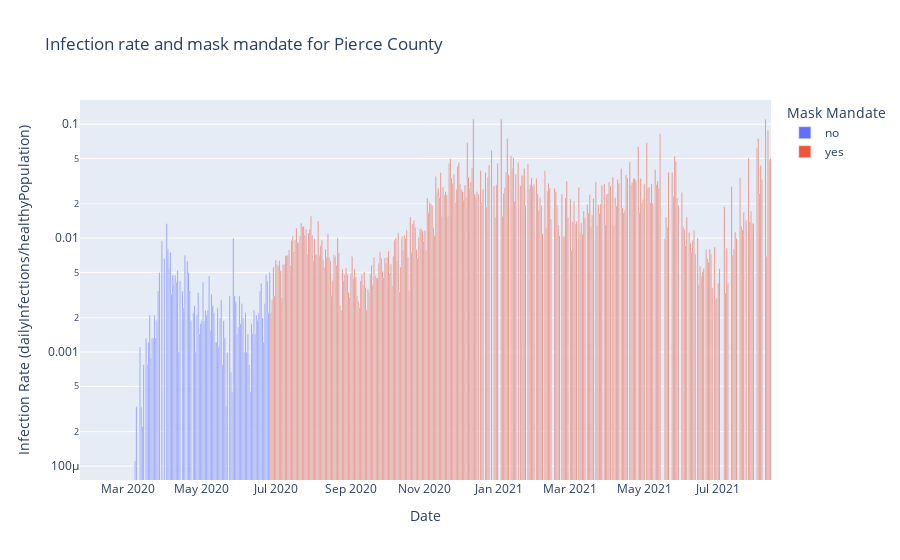

The notebook cell saved with this chart:
### Markdown cell above
The visualization is not conclusive. While we do see a decline in infection rate after the mandate comes into effect, the best we can do is note the association. The model is extremely simple, and almost certianly misses important, causal variables.

### Code cell
#print(p_cases.head())
p_cases['date'] = pd.to_datetime(p_cases['date'])
p_cases_clipped = p_cases.query("date <= '2021-8-13'")
print(type(p_cases_clipped['date'].iloc[0]))
p_cases_clipped['mask_mandate'] = p_cases_clipped.apply(lambda x: "yes" if x['date'] > pd.Timestamp("2020-06-26") else "no", axis=1)

px.bar(p_cases_clipped.sort_values(by="date"), 
        x="date", y="infection_rate", color="mask_mandate", 
        title="Infection rate and mask mandate for Pierce County", 
        labels={
            "date": "Date",
            "infection_rate": "Infection Rate (dailyInfections/healthyPopulation)",
            "mask_mandate": "Mask Mandate",
        },
        log_y=True).show()

### Figure 1 — Plotly figure (JSON) as saved in the notebook; plotly's stock layout.template omitted (floating-point values rounded to 4 significant figures; data arrays with more than 128 entries replaced by an {"elided": "..."} marker saying what was removed)
{"data": [{"alignmentgroup": "True", "hovertemplate": "Mask Mandate=no<br>Date=%{x}<br>Infection Rate (dailyInfections/healthyPopulation)=%{y}<extra></extra>", "legendgroup": "no", "marker": {"color": "#636efa", "pattern": {"shape": ""}}, "name": "no", "offsetgroup": "no", "orientation": "v", "showlegend": true, "textposition": "auto", "type": "bar", "x": {"elided": "157 str values"}, "xaxis": "x", "y": {"elided": "157 float values"}, "yaxis": "y"}, {"alignmentgroup": "True", "hovertemplate": "Mask Mandate=yes<br>Date=%{x}<br>Infection Rate (dailyInfections/healthyPopulation)=%{y}<extra></extra>", "legendgroup": "yes", "marker": {"color": "#EF553B", "pattern": {"shape": ""}}, "name": "yes", "offsetgroup": "yes", "orientation": "v", "showlegend": true, "textposition": "auto", "type": "bar", "x": {"elided": "413 str values"}, "xaxis": "x", "y": {"elided": "413 float values"}, "yaxis": "y"}], "layout": {"barmode": "relative", "legend": {"title": {"text": "Mask Mandate"}, "tracegroupgap": 0}, "title": {"text": "Infection rate and mask mandate for Pierce County"}, "xaxis": {"anchor": "y", "domain": [0, 1], "title": {"text": "Date"}}, "yaxis": {"anchor": "x", "domain": [0, 1], "title": {"text": "Infection Rate (dailyInfections/healthyPopulation)"}, "type": "log"}}}
